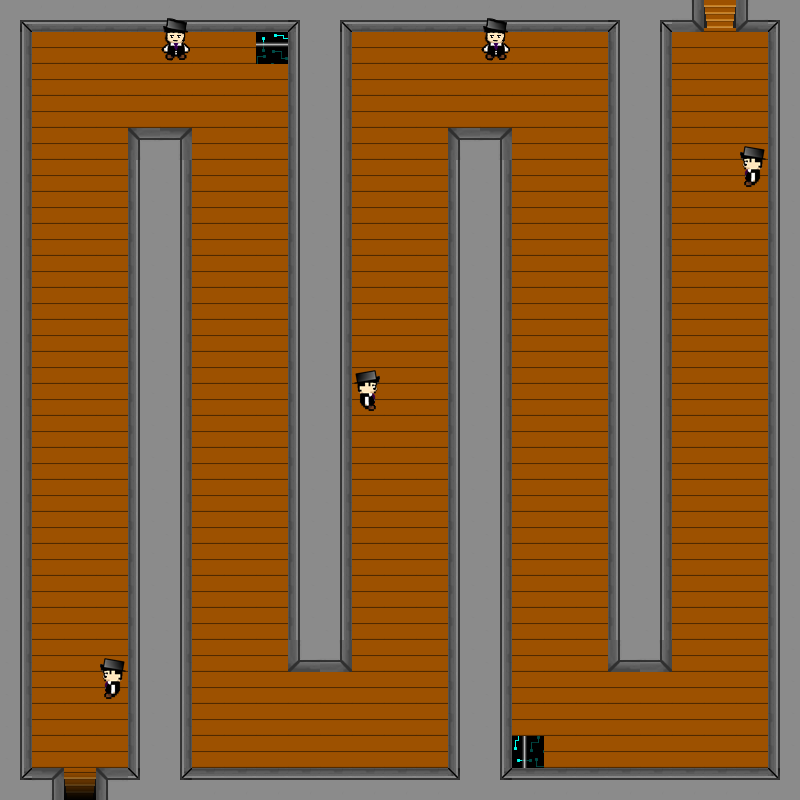

A 2D game scene composited from a Tiled map and its tileset images. What follows is a short description and the map's XML, with each tile layer's data collapsed to a summary:
An orthogonal 25x25 tile map with 32x32 px tiles, 4 tile layers (Camada de Tiles 1, Colisoes, Baus, Enemies), 2 hidden layers not drawn, 14 tilesets.

<map version="1.0" orientation="orthogonal" renderorder="right-down" width="25" height="25" tilewidth="32" tileheight="32" nextobjectid="1">
 <tileset firstgid="1" name="Parede" tilewidth="32" tileheight="32">
  <image source="Parede.png" width="96" height="32" />
  <tile id="0">
   <properties>
    <property name="blocked" value="blocked" />
   </properties>
  </tile>
  <tile id="1">
   <properties>
    <property name="blocked" value="blocked" />
   </properties>
  </tile>
  <tile id="2">
   <properties>
    <property name="blocked" value="blocked" />
   </properties>
  </tile>
 </tileset>
 <tileset firstgid="4" name="Tile_Madeira" tilewidth="32" tileheight="32">
  <image source="Tile_Madeira.png" width="32" height="32" />
 </tileset>
 <tileset firstgid="5" name="EscadaSubindo" tilewidth="32" tileheight="32">
  <image source="EscadaSubindo.png" width="32" height="32" />
  <tile id="0">
   <properties>
    <property name="door" value="door" />
   </properties>
  </tile>
 </tileset>
 <tileset firstgid="6" name="EscadaDescendo" tilewidth="32" tileheight="32">
  <image source="EscadaDescendo.png" width="32" height="32" />
  <tile id="0">
   <properties>
    <property name="door" value="door" />
   </properties>
  </tile>
 </tileset>
 <tileset firstgid="7" name="Bau" tilewidth="32" tileheight="32">
  <image source="Bau.png" width="32" height="32" />
  <tile id="0">
   <properties>
    <property name="chest" value="chest" />
   </properties>
  </tile>
 </tileset>
 <tileset firstgid="8" name="ParedeInvisivel" tilewidth="32" tileheight="32">
  <image source="ParedeInvisivel.png" width="32" height="32" />
  <tile id="0">
   <properties>
    <property name="blocked" value="blocked" />
   </properties>
  </tile>
 </tileset>
 <tileset firstgid="9" name="Portal1" tilewidth="32" tileheight="32">
  <image source="Portal1.png" width="32" height="32" />
  <tile id="0">
   <properties>
    <property name="blocked" value="blocked" />
    <property name="stairHome" value="1oAndarBabi.tmx " />
   </properties>
  </tile>
 </tileset>
 <tileset firstgid="10" name="Portal2" tilewidth="32" tileheight="32">
  <image source="Portal2.png" width="32" height="32" />
  <tile id="0">
   <properties>
    <property name="blocked" value="blocked" />
    <property name="door" value="SalaChefe1.tmx" />
   </properties>
  </tile>
 </tileset>
 <tileset firstgid="11" name="VilaoMelee" tilewidth="32" tileheight="32">
  <image source="VilaoMelee.png" width="32" height="64" />
  <tile id="1">
   <properties>
    <property name="battle" value="up" />
   </properties>
  </tile>
 </tileset>
 <tileset firstgid="13" name="VilaoMeleeLado" tilewidth="32" tileheight="32">
  <image source="VilaoMeleeLado.png" width="32" height="64" />
  <tile id="1">
   <properties>
    <property name="battle" value="right" />
   </properties>
  </tile>
 </tileset>
 <tileset firstgid="15" name="Exclamacao" tilewidth="32" tileheight="32">
  <image source="Exclamacao.png" width="32" height="64" />
 </tileset>
 <tileset firstgid="17" name="VilaoMeleeSAtributos" tilewidth="32" tileheight="32">
  <image source="VilaoMelee.png" width="32" height="64" />
 </tileset>
 <tileset firstgid="19" name="VilaoMeleeLadoSAtributos" tilewidth="32" tileheight="32">
  <image source="VilaoMeleeLado.png" width="32" height="64" />
 </tileset>
 <tileset firstgid="21" name="VilaoMeleeOLado" tilewidth="32" tileheight="32">
  <image source="VilaoMeleeOLado.png" width="32" height="64" />
  <tile id="1">
   <properties>
    <property name="battle" value="left" />
   </properties>
  </tile>
 </tileset>
 <layer name="Camada de Tiles 1" width="25" height="25">
  <data>[625 cells, 625 non-empty, 6 distinct tile ids]</data>
 </layer>
 <layer name="Colisoes" width="25" height="25" opacity="0">
  <data>[625 cells, 615 non-empty, 4 distinct tile ids]</data>
 </layer>
 <layer name="Baus" width="25" height="25">
  <data>[625 cells, 2 non-empty, 1 distinct tile ids]</data>
 </layer>
 <layer name="Baus2" width="25" height="25" visible="0">
  <data>[625 cells, 1 non-empty, 1 distinct tile ids]</data>
 </layer>
 <layer name="Enemies" width="25" height="25">
  <data>[625 cells, 10 non-empty, 6 distinct tile ids]</data>
 </layer>
 <layer name="Exclamacao" width="25" height="25" visible="0">
  <data>[625 cells, 4 non-empty, 3 distinct tile ids]</data>
 </layer>
</map>
